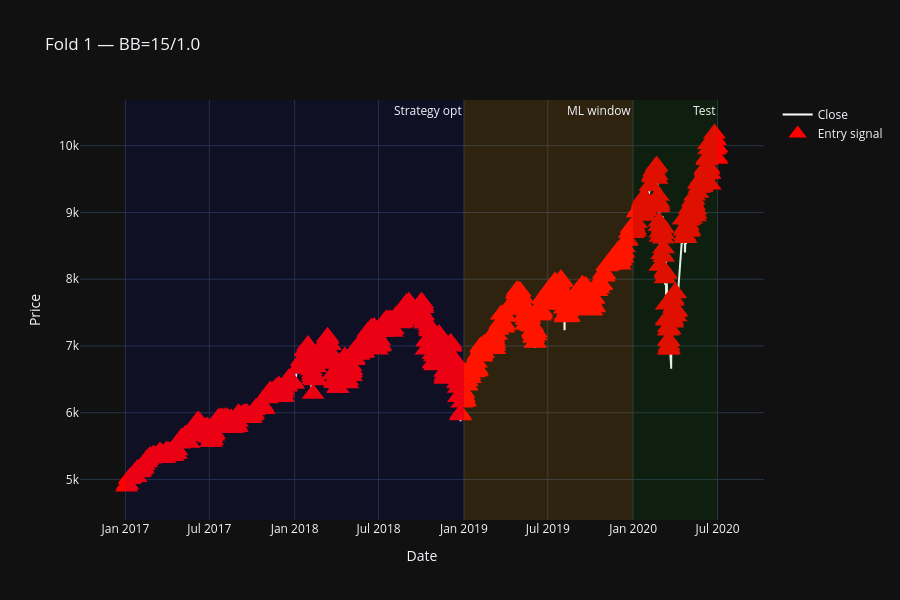

Notebook source saved alongside this figure:
### Markdown cell above
**Fold timeline.** Strategy-opt, ML-training and test windows on the actual price series, with every entry signal marked.

### Code cell
demo_df = build_dataset(
    df_raw, fold_result["bb_period"], fold_result["bb_std"],
    ATR_PERIOD, K_SL, RR, MAX_HORIZON,
    signal_start=fold_result["strat_opt_start"], signal_end=fold_result["test_end"],
)
demo_df = demo_df.loc[fold_result["strat_opt_start"]:fold_result["test_end"]]
entries = demo_df[demo_df["entry_long"] == 1]

fig = go.Figure()
fig.add_trace(go.Scatter(x=demo_df.index, y=demo_df["close"], mode="lines",
                          line=dict(color="white", width=2), name="Close"))
fig.add_trace(go.Scatter(x=entries.index, y=entries["close"], mode="markers",
                          marker=dict(color="red", size=20, symbol="triangle-up"), name="Entry signal"))

fig.add_vrect(x0=fold_result["strat_opt_start"], x1=fold_result["strat_opt_end"],
              fillcolor="blue", opacity=0.08, line_width=0, annotation_text="Strategy opt")
fig.add_vrect(x0=fold_result["ml_opt_start_rolling"], x1=fold_result["ml_opt_end"],
              fillcolor="orange", opacity=0.12, line_width=0, annotation_text="ML window")
fig.add_vrect(x0=fold_result["test_start"], x1=fold_result["test_end"],
              fillcolor="green", opacity=0.12, line_width=0, annotation_text="Test")

fig.update_layout(height=600, xaxis_title="Date", yaxis_title="Price",
                   title=f"Fold 1 — BB={fold_result['bb_period']}/{fold_result['bb_std']}")
fig.show()

### Figure 1 — Plotly figure (JSON) as saved in the notebook; plotly's stock layout.template omitted (floating-point values rounded to 4 significant figures; data arrays with more than 128 entries replaced by an {"elided": "..."} marker saying what was removed)
{"data": [{"line": {"color": "white", "width": 2}, "mode": "lines", "name": "Close", "type": "scatter", "x": {"elided": "20133 str values"}, "y": {"elided": "20133 float values"}}, {"marker": {"color": "red", "size": 20, "symbol": "triangle-up"}, "mode": "markers", "name": "Entry signal", "type": "scatter", "x": {"elided": "1205 str values"}, "y": {"elided": "1205 float values"}}], "layout": {"annotations": [{"showarrow": false, "text": "Strategy opt", "x": "2019-01-01T00:00:00", "xanchor": "right", "xref": "x", "y": 1, "yanchor": "top", "yref": "y domain"}, {"showarrow": false, "text": "ML window", "x": "2020-01-01T00:00:00", "xanchor": "right", "xref": "x", "y": 1, "yanchor": "top", "yref": "y domain"}, {"showarrow": false, "text": "Test", "x": "2020-07-01T00:00:00", "xanchor": "right", "xref": "x", "y": 1, "yanchor": "top", "yref": "y domain"}], "height": 600, "shapes": [{"fillcolor": "blue", "line": {"width": 0}, "opacity": 0.08, "type": "rect", "x0": "2017-01-01T00:00:00", "x1": "2019-01-01T00:00:00", "xref": "x", "y0": 0, "y1": 1, "yref": "y domain"}, {"fillcolor": "orange", "line": {"width": 0}, "opacity": 0.12, "type": "rect", "x0": "2019-01-01T00:00:00", "x1": "2020-01-01T00:00:00", "xref": "x", "y0": 0, "y1": 1, "yref": "y domain"}, {"fillcolor": "green", "line": {"width": 0}, "opacity": 0.12, "type": "rect", "x0": "2020-01-01T00:00:00", "x1": "2020-07-01T00:00:00", "xref": "x", "y0": 0, "y1": 1, "yref": "y domain"}], "title": {"text": "Fold 1 — BB=15/1.0"}, "xaxis": {"title": {"text": "Date"}}, "yaxis": {"title": {"text": "Price"}}}}
